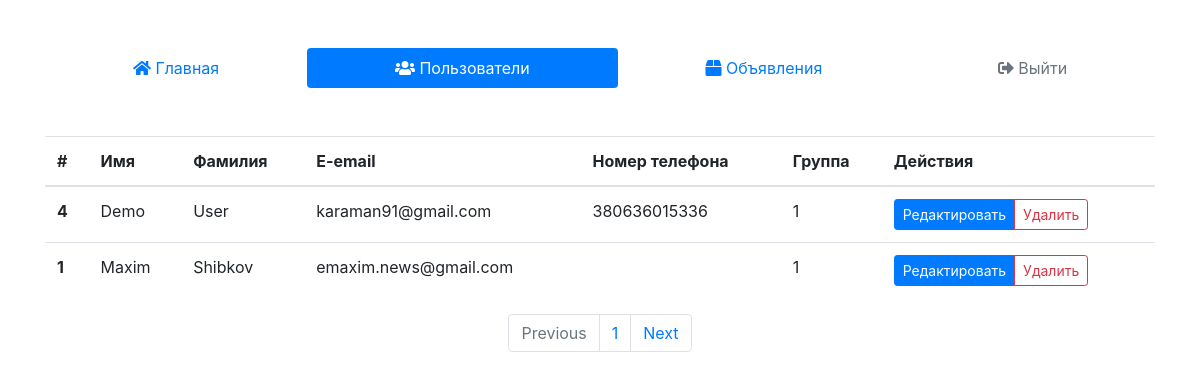
Page /admin/users (signed in) on the committed database.
### tables this page shows
CREATE TABLE `users` (
  `user_id` int(11) NOT NULL,
  `email` varchar(255) NOT NULL,
  `password` varchar(255) NOT NULL,
  `name` varchar(255) NOT NULL,
  `surname` varchar(255) NOT NULL,
  `phone` varchar(255) NOT NULL,
  `admin` int(11) NOT NULL DEFAULT '0'
);

### core/classes/Admin.class.php (called while the page is built)
<?php
  class Admin {
    public static function getUsers () {
      $db = new DB();
      $sel_users = $db->conn()->query("SELECT * FROM `users` ORDER BY `user_id` DESC");
      $sel_users = $sel_users->fetchAll();
      return $sel_users;
    }
  }
?>

### core/classes/DB.class.php (called while the page is built)
<?php
	class DB {
		private $pdo;
		public function __construct() {
			$dsn = "mysql:host=localhost;dbname=mbk_shop_user;charset=utf8";
			$test_pdo = new PDO($dsn, "olga", "olga");
			if ($test_pdo == true) {
				$this->pdo = $test_pdo;
			} else {
				throw new Exception("Ошибка подключения к базе данных.");
			}
		}
		public function conn () {
			return $this->pdo;
		}
	}
?>

### templates/Default/admin/users.php (the view, shortened to what this page needs)
<!doctype html>
<html lang="en">
<head>
  <link rel="stylesheet" href="https://stackpath.bootstrapcdn.com/bootstrap/4.1.3/css/bootstrap.min.css">
  <link rel="stylesheet" href="https://use.fontawesome.com/releases/v5.4.2/css/all.css">
</head>
<body>
  <div class="container">
    <div class="row">
      <div class="col-md-12 mt-5">
        <nav class="nav nav-pills flex-column flex-sm-row">
          <a class="flex-sm-fill text-sm-center nav-link" href="/admin"><i class="fas fa-home"></i> Главная</a>
          <a class="flex-sm-fill text-sm-center nav-link active" href="/admin/users"><i class="fas fa-users"></i> Пользователи</a>
          <a class="flex-sm-fill text-sm-center nav-link" href="/admin/lots"><i class="fas fa-box"></i> Объявления</a>
          <a class="flex-sm-fill text-sm-center nav-link disabled" href="/logout"><i class="fas fa-sign-out-alt"></i> Выйти</a>
        </nav>
      </div>
    </div>
    <div class="row">
      <div class="col-md-12 mt-5">
        <div class="table-responsive">
          <table class="table table-hover">
            <thead>
              <tr>
                <th scope="col">#</th>
                <th scope="col">Имя</th>
                <th scope="col">Фамилия</th>
                <th scope="col">E-email</th>
                <th scope="col">Номер телефона</th>
                <th scope="col">Группа</th>
                <th scope="col">Действия</th>
              </tr>
            </thead>
            <tbody>
          <? for($i = 0; $i < count($this->users); $i++): ?>
              <tr>
                <th scope="row"><?=$this->users[$i]['user_id']?></th>
                <td><?=$this->users[$i]['name']?></td>
                <td><?=$this->users[$i]['surname']?></td>
                <td><?=$this->users[$i]['email']?></td>
                <td><?=$this->users[$i]['phone']?></td>
                <td><?=$this->users[$i]['admin']?></td>
                <td>
                  <div class="btn-group btn-group-sm" role="group">
                    <a class="btn btn-primary" href="/admin/users/edit/<?=$this->users[$i]['user_id']?>">Редактировать</a>
                    <button class="btn btn-outline-danger" data-toggle="modal" data-target="#confirmDel" data-whatever="<?=$this->users[$i]['user_id']?>">Удалить</button>
                  </div>
                </td>
              </tr>
          <? endfor; ?>
            </tbody>
          </table>
        </div>
        <nav aria-label="Page navigation example">
          <ul class="pagination justify-content-center">
            <li class="page-item disabled">
              <a class="page-link" href="#" tabindex="-1">Previous</a>
            </li>
            <li class="page-item"><a class="page-link" href="#">1</a></li>
            <li class="page-item">
              <a class="page-link" href="#">Next</a>
            </li>
          </ul>
        </nav>
      </div>
    </div>
  </div>
</body>
</html>

### rows in the picture
users: user_id "4", name "Demo", surname "User", email "karaman91@gmail.com", phone "380636015336", admin "1"
users: user_id "1", name "Maxim", surname "Shibkov", email "emaxim.news@gmail.com", admin "1"
